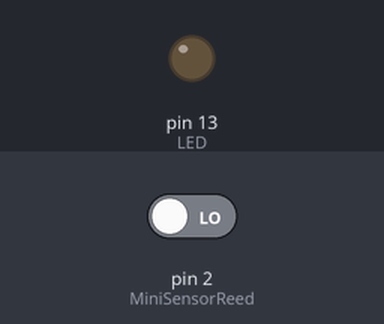
Bench run of a sketch on a simulated Arduino Uno, built with avr-gcc and run on an emulated ATmega328P. Shown: output pins drawn as LEDs (lit = HIGH). The test bench sets the inputs (shaded band); at power-on: pin 2 (MiniSensorReed) LOW.

Above: at 1.2 s.
1.3 s: pin 2 (MiniSensorReed) driven HIGH
At 1.7 s:
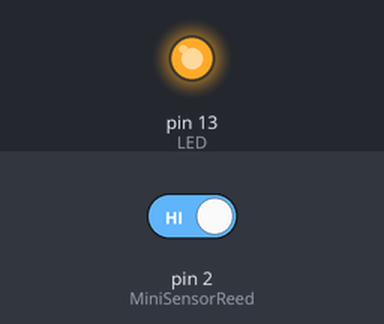
2.8 s: pin 2 (MiniSensorReed) driven LOW
At 4.0 s:
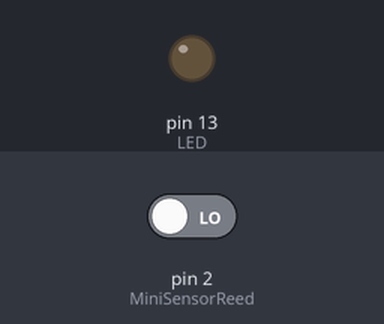
Timing chart, 0 to 5.8 s (numbered marks = the images above; inputs shaded):
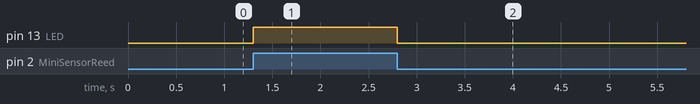

The sketch:

Mini_Reed_Sensor.ino
```cpp
// ==============================================================================
//
//                      Utilização do Sensor Mini Reed
//                      ------------------------------
//
// (*) O presente programa pretende elucidar o funcionamento do sensor Mini Reed.
//
// (*) A ideia básica é mostrar como que funciona o sistema na utilização mais
//     básica possível.
//
// (*) O sensor mini reed é composto por:
//
//     1. TRÊS PINOS ENTRADAS, onde lê-se escrito 'S'e '-'. Onde tem o 'S' é a
//        posição para a captura do SIGNAL, e o '-' faz referência ao GROUND.
//        O pino central é onde deve ser conectado o VCC (5V);
//
//     2. Um resistor SMD de 10k;
//
//     3. O sensor reed.
//
// (*) O circuito é mais facilmente entendido conforme o diagrama abaixo:
//
//     +5V -------------
//                     |
//                   -----
//                   | R |
//                   -----            /
//                     |             /
//      GND ------------------------/    ---------- S
//
// (*) A saída 'S' sempre estará em alta impedância caso não haja campo magnéti-
//     co próximo. Dessa forma, numa situação de leitura digital, o que se tará
//     é algo como '1'. Quando existe um campo magnético próximo, o sensor reed
//     fecha e com isso lê-se na saída 'S' o valor digital para o GND, no caso
//     o valor '0'.
//
// (*) Em resumo, quando se lê '1' a chave está aberta (ou seja, sem campo pró-
//     ximo) e quando se lê '0' a chave está fechada (ou seja, campo próximo).
//
// (*) O programa a seguir fará essa demonstração por acendimento do led ligado
//     ao pino digital 13 do arduino (na própria placa).
//
//   Eduardo H. Santos
//   24 de Outubro de 2018.
// ==============================================================================

int LED = 13;
int MiniSensorReed = 2;
int estadoSensor;

void setup()
{
  // Saída por LED para facilitar visualização.
  pinMode (LED, OUTPUT);

  // Porta à qual estará ligado o 'S' do sensor mini reed à porta especificada
  // em 'MiniSensorReed'.
  pinMode (MiniSensorReed, INPUT);

}

void loop()
{
  // Lê o valor do sensor por leitura digital e guarda o valor na variável inteira
  // 'estadoSensor'.
  estadoSensor = digitalRead(MiniSensorReed);

  // Se a chave estiver aberta (ou seja, sem campo próximo), será lido alta impe-
  // dância (5V).
  if (estadoSensor == HIGH) {
    digitalWrite(LED, HIGH);
  }
  // Caso contrátio, será lido o valor do GND.
  else {
    digitalWrite(LED, LOW);
  }
}
```

Measured:
- after the input at 1.3 s, pin 13 (LED): LOW → HIGH at once
- after the input at 2.8 s, pin 13 (LED): HIGH → LOW at once
